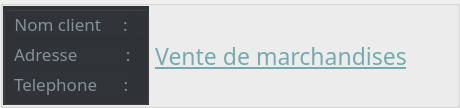
               <widget class="QGroupBox" name="groupBox_5">
                <property name="maximumSize">
                 <size>
                  <width>16777215</width>
                  <height>80</height>
                 </size>
                </property>
                <property name="title">
                 <string/>
                </property>
                <layout class="QHBoxLayout" name="horizontalLayout_3">
                 <property name="spacing">
                  <number>6</number>
                 </property>
                 <property name="leftMargin">
                  <number>0</number>
                 </property>
                 <property name="topMargin">
                  <number>0</number>
                 </property>
                 <property name="rightMargin">
                  <number>50</number>
                 </property>
                 <property name="bottomMargin">
                  <number>0</number>
                 </property>
                 <item>
                  <widget class="QGroupBox" name="groupBox_6">
                   <property name="styleSheet">
                    <string notr="true">color: rgb(132, 145, 152);
background-color: rgb(48, 51, 56);</string>
                   </property>
                   <property name="title">
                    <string/>
                   </property>
                   <layout class="QFormLayout" name="formLayout">
                    <property name="leftMargin">
                     <number>8</number>
                    </property>
                    <property name="topMargin">
                     <number>0</number>
                    </property>
                    <property name="rightMargin">
                     <number>0</number>
                    </property>
                    <property name="bottomMargin">
                     <number>6</number>
                    </property>
                    <item row="0" column="0">
                     <widget class="QLabel" name="label_3">
                      <property name="font">
                       <font>
                        <family>Corbel Light</family>
                        <pointsize>13</pointsize>
                        <italic>false</italic>
                        <underline>false</underline>
                       </font>
                      </property>
                      <property name="text">
                       <string>Nom client     :</string>
                      </property>
                      <property name="alignment">
                       <set>Qt::AlignCenter</set>
                      </property>
                     </widget>
                    </item>
                    <item row="0" column="1">
                     <widget class="QLabel" name="nomLabel">
                      <property name="font">
                       <font>
                        <family>Corbel</family>
                        <pointsize>12</pointsize>
                        <weight>50</weight>
                        <italic>false</italic>
                        <bold>false</bold>
                        <underline>false</underline>
                       </font>
                      </property>
                      <property name="styleSheet">
                       <string notr="true">color: rgb(194, 213, 234);
font: 12pt &quot;Corbel&quot;;</string>
                      </property>
                      <property name="text">
                       <string/>
                      </property>
                      <property name="alignment">
                       <set>Qt::AlignLeading|Qt::AlignLeft|Qt::AlignVCenter</set>
                      </property>
                     </widget>
                    </item>
                    <item row="1" column="1">
                     <widget class="QLabel" name="adresLabel">
                      <property name="font">
                       <font>
                        <family>Corbel</family>
                        <pointsize>12</pointsize>
                        <weight>50</weight>
                        <italic>false</italic>
                        <bold>false</bold>
                        <underline>false</underline>
                       </font>
                      </property>
                      <property name="styleSheet">
                       <string notr="true">color: rgb(194, 213, 234);
font: 12pt &quot;Corbel&quot;;</string>
                      </property>
                      <property name="text">
                       <string/>
                      </property>
                      <property name="alignment">
                       <set>Qt::AlignLeading|Qt::AlignLeft|Qt::AlignVCenter</set>
                      </property>
                     </widget>
                    </item>
                    <item row="2" column="0">
                     <widget class="QLabel" name="label_4">
                      <property name="font">
                       <font>
                        <family>Corbel Light</family>
                        <pointsize>13</pointsize>
                        <italic>false</italic>
                        <underline>false</underline>
                       </font>
                      </property>
                      <property name="text">
                       <string>Telephone      :</string>
                      </property>
                      <property name="alignment">
                       <set>Qt::AlignJustify|Qt::AlignVCenter</set>
                      </property>
                     </widget>
                    </item>
                    <item row="2" column="1">
                     <widget class="QLabel" name="telLabel">
                      <property name="font">
                       <font>
                        <family>Consolas</family>
                        <pointsize>11</pointsize>
                        <weight>50</weight>
                        <italic>false</italic>
                        <bold>false</bold>
                        <underline>false</underline>
                       </font>
                      </property>
                      <property name="styleSheet">
                       <string notr="true">color: rgb(176, 225, 243);
font: 11pt &quot;Consolas&quot;;</string>
                      </property>
                      <property name="text">
                       <string/>
                      </property>
                      <property name="alignment">
                       <set>Qt::AlignLeading|Qt::AlignLeft|Qt::AlignVCenter</set>
                      </property>
                     </widget>
                    </item>
                    <item row="1" column="0">
                     <widget class="QLabel" name="label_5">
                      <property name="font">
                       <font>
                        <family>Corbel Light</family>
                        <pointsize>13</pointsize>
                        <italic>false</italic>
                        <underline>false</underline>
                       </font>
                      </property>
                      <property name="text">
                       <string>Adresse           :</string>
                      </property>
                      <property name="alignment">
                       <set>Qt::AlignLeading|Qt::AlignLeft|Qt::AlignVCenter</set>
                      </property>
                     </widget>
                    </item>
                   </layout>
                  </widget>
                 </item>
                 <item>
                  <widget class="QLabel" name="label_2">
                   <property name="font">
                    <font>
                     <family>Corbel Light</family>
                     <pointsize>17</pointsize>
                     <italic>false</italic>
                     <underline>true</underline>
                    </font>
                   </property>
                   <property name="styleSheet">
                    <string notr="true">color: rgb(118, 170, 175);</string>
                   </property>
                   <property name="text">
                    <string>Vente de marchandises</string>
                   </property>
                   <property name="alignment">
                    <set>Qt::AlignCenter</set>
                   </property>
                  </widget>
                 </item>
                </layout>
               </widget>
